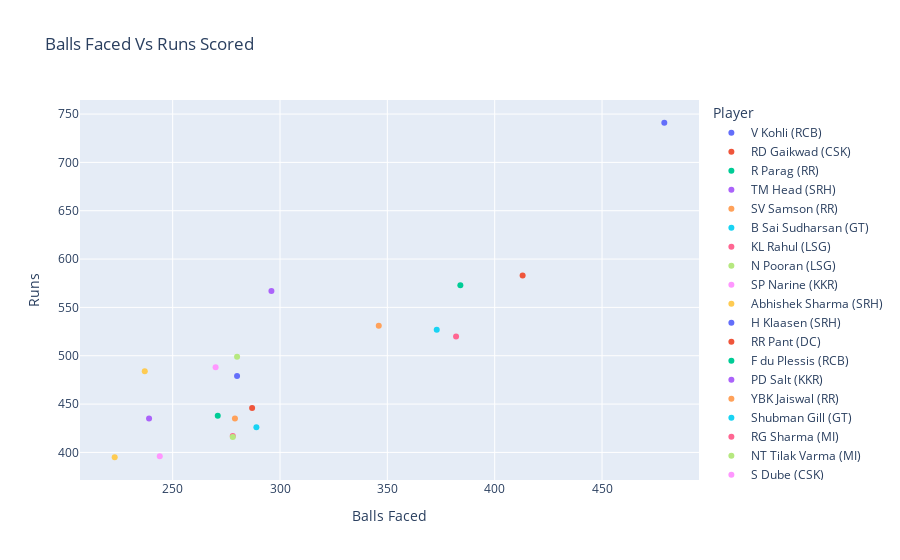

Source (notebook cell):
### Code cell
px.scatter(df.head(20), x='BF', y='Runs', color='Player', title='Balls Faced Vs Runs Scored', labels={'BF':'Balls Faced'})

### Figure 1 — Plotly figure (JSON) as saved in the notebook; plotly's stock layout.template omitted (floating-point values rounded to 4 significant figures)
{"data": [{"hovertemplate": "Player=V Kohli (RCB)<br>Balls Faced=%{x}<br>Runs=%{y}<extra></extra>", "legendgroup": "V Kohli (RCB)", "marker": {"color": "#636efa", "symbol": "circle"}, "mode": "markers", "name": "V Kohli (RCB)", "orientation": "v", "showlegend": true, "type": "scatter", "x": [479], "xaxis": "x", "y": [741], "yaxis": "y"}, {"hovertemplate": "Player=RD Gaikwad (CSK)<br>Balls Faced=%{x}<br>Runs=%{y}<extra></extra>", "legendgroup": "RD Gaikwad (CSK)", "marker": {"color": "#EF553B", "symbol": "circle"}, "mode": "markers", "name": "RD Gaikwad (CSK)", "orientation": "v", "showlegend": true, "type": "scatter", "x": [413], "xaxis": "x", "y": [583], "yaxis": "y"}, {"hovertemplate": "Player=R Parag (RR)<br>Balls Faced=%{x}<br>Runs=%{y}<extra></extra>", "legendgroup": "R Parag (RR)", "marker": {"color": "#00cc96", "symbol": "circle"}, "mode": "markers", "name": "R Parag (RR)", "orientation": "v", "showlegend": true, "type": "scatter", "x": [384], "xaxis": "x", "y": [573], "yaxis": "y"}, {"hovertemplate": "Player=TM Head (SRH)<br>Balls Faced=%{x}<br>Runs=%{y}<extra></extra>", "legendgroup": "TM Head (SRH)", "marker": {"color": "#ab63fa", "symbol": "circle"}, "mode": "markers", "name": "TM Head (SRH)", "orientation": "v", "showlegend": true, "type": "scatter", "x": [296], "xaxis": "x", "y": [567], "yaxis": "y"}, {"hovertemplate": "Player=SV Samson (RR)<br>Balls Faced=%{x}<br>Runs=%{y}<extra></extra>", "legendgroup": "SV Samson (RR)", "marker": {"color": "#FFA15A", "symbol": "circle"}, "mode": "markers", "name": "SV Samson (RR)", "orientation": "v", "showlegend": true, "type": "scatter", "x": [346], "xaxis": "x", "y": [531], "yaxis": "y"}, {"hovertemplate": "Player=B Sai Sudharsan (GT)<br>Balls Faced=%{x}<br>Runs=%{y}<extra></extra>", "legendgroup": "B Sai Sudharsan (GT)", "marker": {"color": "#19d3f3", "symbol": "circle"}, "mode": "markers", "name": "B Sai Sudharsan (GT)", "orientation": "v", "showlegend": true, "type": "scatter", "x": [373], "xaxis": "x", "y": [527], "yaxis": "y"}, {"hovertemplate": "Player=KL Rahul (LSG)<br>Balls Faced=%{x}<br>Runs=%{y}<extra></extra>", "legendgroup": "KL Rahul (LSG)", "marker": {"color": "#FF6692", "symbol": "circle"}, "mode": "markers", "name": "KL Rahul (LSG)", "orientation": "v", "showlegend": true, "type": "scatter", "x": [382], "xaxis": "x", "y": [520], "yaxis": "y"}, {"hovertemplate": "Player=N Pooran (LSG)<br>Balls Faced=%{x}<br>Runs=%{y}<extra></extra>", "legendgroup": "N Pooran (LSG)", "marker": {"color": "#B6E880", "symbol": "circle"}, "mode": "markers", "name": "N Pooran (LSG)", "orientation": "v", "showlegend": true, "type": "scatter", "x": [280], "xaxis": "x", "y": [499], "yaxis": "y"}, {"hovertemplate": "Player=SP Narine (KKR)<br>Balls Faced=%{x}<br>Runs=%{y}<extra></extra>", "legendgroup": "SP Narine (KKR)", "marker": {"color": "#FF97FF", "symbol": "circle"}, "mode": "markers", "name": "SP Narine (KKR)", "orientation": "v", "showlegend": true, "type": "scatter", "x": [270], "xaxis": "x", "y": [488], "yaxis": "y"}, {"hovertemplate": "Player=Abhishek Sharma (SRH)<br>Balls Faced=%{x}<br>Runs=%{y}<extra></extra>", "legendgroup": "Abhishek Sharma (SRH)", "marker": {"color": "#FECB52", "symbol": "circle"}, "mode": "markers", "name": "Abhishek Sharma (SRH)", "orientation": "v", "showlegend": true, "type": "scatter", "x": [237], "xaxis": "x", "y": [484], "yaxis": "y"}, {"hovertemplate": "Player=H Klaasen (SRH)<br>Balls Faced=%{x}<br>Runs=%{y}<extra></extra>", "legendgroup": "H Klaasen (SRH)", "marker": {"color": "#636efa", "symbol": "circle"}, "mode": "markers", "name": "H Klaasen (SRH)", "orientation": "v", "showlegend": true, "type": "scatter", "x": [280], "xaxis": "x", "y": [479], "yaxis": "y"}, {"hovertemplate": "Player=RR Pant (DC)<br>Balls Faced=%{x}<br>Runs=%{y}<extra></extra>", "legendgroup": "RR Pant (DC)", "marker": {"color": "#EF553B", "symbol": "circle"}, "mode": "markers", "name": "RR Pant (DC)", "orientation": "v", "showlegend": true, "type": "scatter", "x": [287], "xaxis": "x", "y": [446], "yaxis": "y"}, {"hovertemplate": "Player=F du Plessis (RCB)<br>Balls Faced=%{x}<br>Runs=%{y}<extra></extra>", "legendgroup": "F du Plessis (RCB)", "marker": {"color": "#00cc96", "symbol": "circle"}, "mode": "markers", "name": "F du Plessis (RCB)", "orientation": "v", "showlegend": true, "type": "scatter", "x": [271], "xaxis": "x", "y": [438], "yaxis": "y"}, {"hovertemplate": "Player=PD Salt (KKR)<br>Balls Faced=%{x}<br>Runs=%{y}<extra></extra>", "legendgroup": "PD Salt (KKR)", "marker": {"color": "#ab63fa", "symbol": "circle"}, "mode": "markers", "name": "PD Salt (KKR)", "orientation": "v", "showlegend": true, "type": "scatter", "x": [239], "xaxis": "x", "y": [435], "yaxis": "y"}, {"hovertemplate": "Player=YBK Jaiswal (RR)<br>Balls Faced=%{x}<br>Runs=%{y}<extra></extra>", "legendgroup": "YBK Jaiswal (RR)", "marker": {"color": "#FFA15A", "symbol": "circle"}, "mode": "markers", "name": "YBK Jaiswal (RR)", "orientation": "v", "showlegend": true, "type": "scatter", "x": [279], "xaxis": "x", "y": [435], "yaxis": "y"}, {"hovertemplate": "Player=Shubman Gill (GT)<br>Balls Faced=%{x}<br>Runs=%{y}<extra></extra>", "legendgroup": "Shubman Gill (GT)", "marker": {"color": "#19d3f3", "symbol": "circle"}, "mode": "markers", "name": "Shubman Gill (GT)", "orientation": "v", "showlegend": true, "type": "scatter", "x": [289], "xaxis": "x", "y": [426], "yaxis": "y"}, {"hovertemplate": "Player=RG Sharma (MI)<br>Balls Faced=%{x}<br>Runs=%{y}<extra></extra>", "legendgroup": "RG Sharma (MI)", "marker": {"color": "#FF6692", "symbol": "circle"}, "mode": "markers", "name": "RG Sharma (MI)", "orientation": "v", "showlegend": true, "type": "scatter", "x": [278], "xaxis": "x", "y": [417], "yaxis": "y"}, {"hovertemplate": "Player=NT Tilak Varma (MI)<br>Balls Faced=%{x}<br>Runs=%{y}<extra></extra>", "legendgroup": "NT Tilak Varma (MI)", "marker": {"color": "#B6E880", "symbol": "circle"}, "mode": "markers", "name": "NT Tilak Varma (MI)", "orientation": "v", "showlegend": true, "type": "scatter", "x": [278], "xaxis": "x", "y": [416], "yaxis": "y"}, {"hovertemplate": "Player=S Dube (CSK)<br>Balls Faced=%{x}<br>Runs=%{y}<extra></extra>", "legendgroup": "S Dube (CSK)", "marker": {"color": "#FF97FF", "symbol": "circle"}, "mode": "markers", "name": "S Dube (CSK)", "orientation": "v", "showlegend": true, "type": "scatter", "x": [244], "xaxis": "x", "y": [396], "yaxis": "y"}, {"hovertemplate": "Player=RM Patidar (RCB)<br>Balls Faced=%{x}<br>Runs=%{y}<extra></extra>", "legendgroup": "RM Patidar (RCB)", "marker": {"color": "#FECB52", "symbol": "circle"}, "mode": "markers", "name": "RM Patidar (RCB)", "orientation": "v", "showlegend": true, "type": "scatter", "x": [223], "xaxis": "x", "y": [395], "yaxis": "y"}], "layout": {"legend": {"title": {"text": "Player"}, "tracegroupgap": 0}, "title": {"text": "Balls Faced Vs Runs Scored"}, "xaxis": {"anchor": "y", "domain": [0, 1], "title": {"text": "Balls Faced"}}, "yaxis": {"anchor": "x", "domain": [0, 1], "title": {"text": "Runs"}}}}
